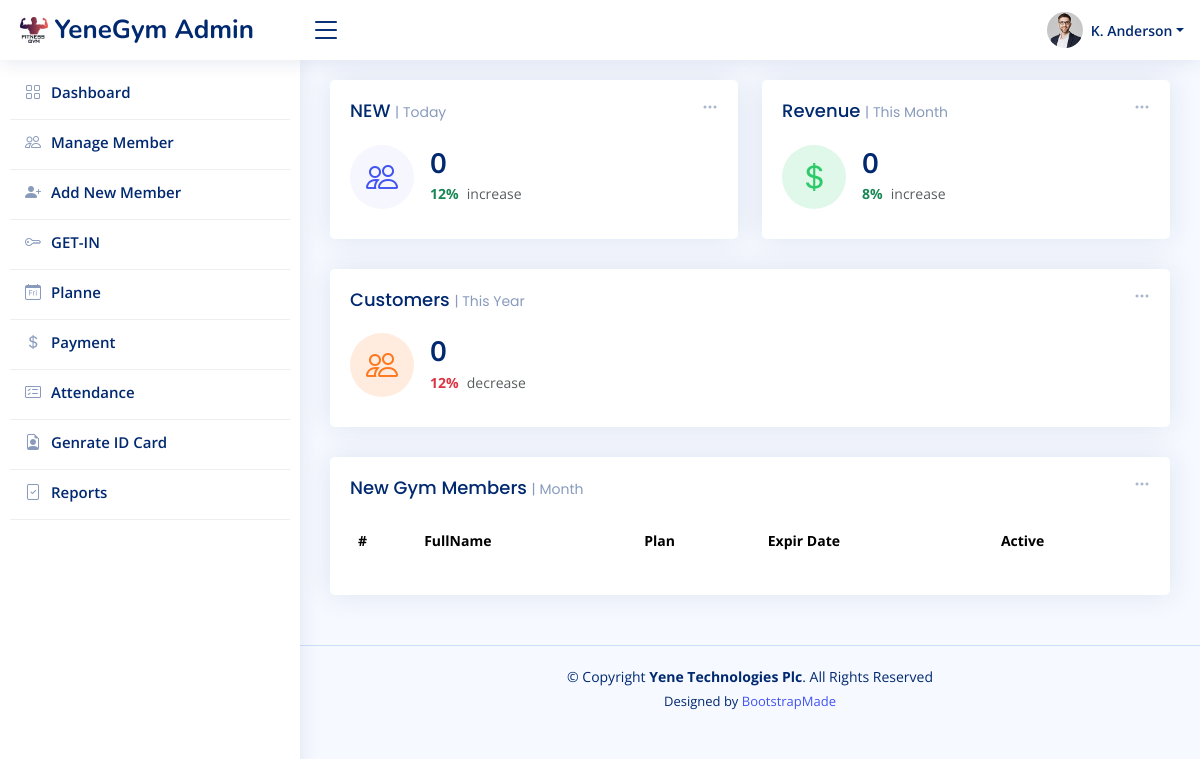
Before: / with the older database file.
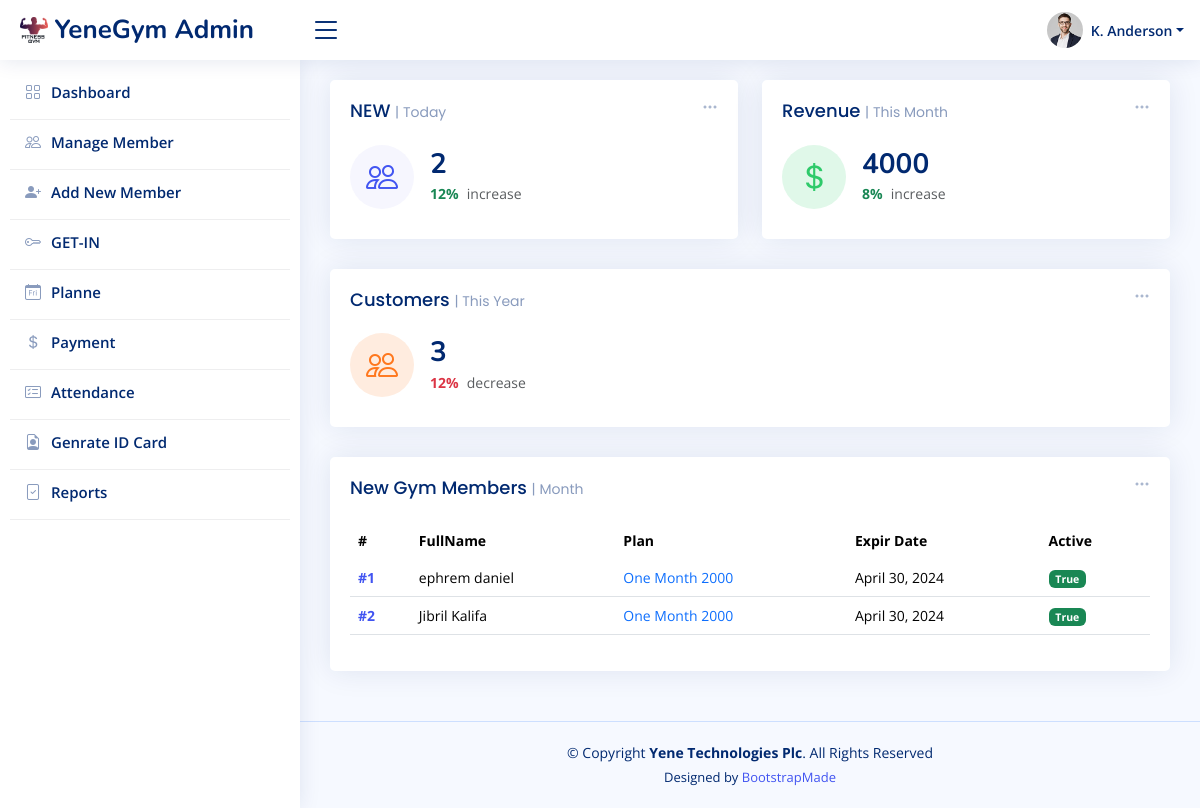
After: the same page with the newer database file.
### gymManagement/models.py (models this page shows)
class GymMember(models.Model):
    firstName=models.CharField(max_length=50)
    lastName=models.CharField(max_length=50)
    email=models.CharField(max_length=50)
    phone=models.CharField(max_length=14,default='0900000000')
    photo=models.ImageField(upload_to='upload/profile',blank=True,null=True)
    plan=models.ForeignKey(Plan,on_delete=models.SET_NULL,null=True,blank=True)
    joinedAt=models.DateField(default=datetime.date.today())
    paidAt=models.DateTimeField(default=datetime.datetime.today())
    active=models.BooleanField(default=True)
    def __str__(self) -> str:
        return self.firstName + " " + self.lastName

class Plan(models.Model):
    title=models.CharField(max_length=50)
    price=models.IntegerField(default=0)
    createdAt=models.DateTimeField(default=datetime.datetime.today())
    def __str__(self) -> str:
        return self.title + " " + str(self.price)

### gymManagement/views.py (the view)
# urls.py: 2. Add a URL to urlpatterns:  path('', views.home, name='home')
def home(request):
    newGymMembers=models.GymMember.objects.filter(joinedAt=datetime.date.today())
    gymMembers=models.GymMember.objects.filter(joinedAt__year=datetime.date.today().year)
    thisMonthGymMembers=models.GymMember.objects.filter(joinedAt__month=datetime.date.today().month)
    print(thisMonthGymMembers)
    thisMonthRevenue=0
    for thisMonthGymMember in thisMonthGymMembers:
        if thisMonthGymMember.plan.price:
            thisMonthRevenue+=thisMonthGymMember.plan.price
    context={
        'newGymMembers':newGymMembers.__len__(),
        'gymMembers':gymMembers.__len__(),
        'thisMonthGymMembers':thisMonthGymMembers,
        'thisMonthRevenue':thisMonthRevenue
    }
    {
    }
    return render(request,'index.html',context)

### gymManagement/templates/index.html (shortened to what this page needs)
{% extends 'base.html' %}
{% load static %}
{% block content %}
{% include 'nav.html' %}
  {% include 'aside.html'%}
  <main id="main" class="main">
    <section class="section dashboard">
      <div class="row">
        <div class="col-lg-12">
          <div class="row">
            <div class="col-xxl-4 col-md-6">
              <div class="card info-card sales-card">
                <div class="filter">
                  <a class="icon" href="#" data-bs-toggle="dropdown"><i class="bi bi-three-dots"></i></a>
                </div>
                <div class="card-body">
                  <h5 class="card-title">NEW <span>| Today</span></h5>
                  <div class="d-flex align-items-center">
                    <div class="card-icon rounded-circle d-flex align-items-center justify-content-center">
                      <i class="bi bi-people"></i>
                    </div>
                    <div class="ps-3">
                      <h6>{{newGymMembers}}</h6>
                      <span class="text-success small pt-1 fw-bold">12%</span> <span class="text-muted small pt-2 ps-1">increase</span>
                    </div>
                  </div>
                </div>
              </div>
            </div>
            <div class="col-xxl-4 col-md-6">
              <div class="card info-card revenue-card">
                <div class="filter">
                  <a class="icon" href="#" data-bs-toggle="dropdown"><i class="bi bi-three-dots"></i></a>
                </div>
                <div class="card-body">
                  <h5 class="card-title">Revenue <span>| This Month</span></h5>
                  <div class="d-flex align-items-center">
                    <div class="card-icon rounded-circle d-flex align-items-center justify-content-center">
                      <i class="bi bi-currency-dollar"></i>
                    </div>
                    <div class="ps-3">
                      <h6>{{thisMonthRevenue}}</h6>
                      <span class="text-success small pt-1 fw-bold">8%</span> <span class="text-muted small pt-2 ps-1">increase</span>
                    </div>
                  </div>
                </div>
              </div>
            </div>
            <div class="col-xxl-4 col-xl-12">
              <div class="card info-card customers-card">
                <div class="filter">
                  <a class="icon" href="#" data-bs-toggle="dropdown"><i class="bi bi-three-dots"></i></a>
                </div>
                <div class="card-body">
                  <h5 class="card-title">Customers <span>| This Year</span></h5>
                  <div class="d-flex align-items-center">
                    <div class="card-icon rounded-circle d-flex align-items-center justify-content-center">
                      <i class="bi bi-people"></i>
                    </div>
                    <div class="ps-3">
                      <h6>{{gymMembers}}</h6>
                      <span class="text-danger small pt-1 fw-bold">12%</span> <span class="text-muted small pt-2 ps-1">decrease</span>
                    </div>
                  </div>
                </div>
              </div>
            </div>
            <div class="col-12">
              <div class="card recent-sales overflow-auto">
                <div class="filter">
                  <a class="icon" href="#" data-bs-toggle="dropdown"><i class="bi bi-three-dots"></i></a>
                </div>
                <div class="card-body">
                  <h5 class="card-title">New Gym Members <span>| Month</span></h5>
                  <table class="table datatable">
                    <thead>
                      <tr>
                        <th scope="col">#</th>
                        <th scope="col">FullName</th>
                        <th scope="col">Plan</th>
                        <th scope="col">Expir Date</th>
                        <th scope="col">Active</th>
                      </tr>
                    </thead>
                    <tbody>
                      {% for thisMontGymMember in thisMonthGymMembers %}
                      <tr>
                        <th scope="row"><a href="#">#{{thisMontGymMember.pk}}</a></th>
                        <td>{{thisMontGymMember.firstName}} {{thisMontGymMember.lastName}}</td>
                        <td><a href="#" class="text-primary">{{thisMontGymMember.plan}}</a></td>
                        <td>{{thisMontGymMember.joinedAt}}</td>
                        <td><span class="badge bg-success">{{thisMontGymMember.active}}</span></td>
                      </tr>
                      {% endfor %}
                    </tbody>
                  </table>
                </div>
              </div>
            </div>
          </div>
        </div>
      </div>
    </section>
  </main>
{% endblock %}

### gymManagement/templates/base.html (shortened to what this page needs)
{%load static %}
<!DOCTYPE html>
<html lang="en">
<head>
  <link href="{% static 'assets/vendor/bootstrap/css/bootstrap.min.css' %}" rel="stylesheet">
  <link href="{% static 'assets/vendor/bootstrap-icons/bootstrap-icons.css' %}" rel="stylesheet">
  <link href="{% static 'assets/vendor/boxicons/css/boxicons.min.css' %}" rel="stylesheet">
  <link href="{% static 'assets/vendor/quill/quill.snow.css' %}" rel="stylesheet">
  <link href="{% static 'assets/vendor/quill/quill.bubble.css' %}" rel="stylesheet">
  <link href="{% static 'assets/vendor/remixicon/remixicon.css' %}" rel="stylesheet">
  <link href="{% static 'assets/vendor/simple-datatables/style.css' %}" rel="stylesheet">
  <link href="{% static 'assets/css/style.css' %}" rel="stylesheet">
</head>
<body>
    {% block content %}
    {% endblock %}
  <footer id="footer" class="footer">
    <div class="copyright">
      &copy; Copyright <strong><span>Yene Technologies Plc</span></strong>. All Rights Reserved
    </div>
    <div class="credits">
      Designed by <a href="https://bootstrapmade.com/">BootstrapMade</a>
    </div>
  </footer>
</body>
</html>

### gymManagement/templates/nav.html (shortened to what this page needs)
{% load static %}
<header id="header" class="header fixed-top d-flex align-items-center">
    <div class="d-flex align-items-center justify-content-between">
      <a href="{% url 'home' %}" class="logo d-flex align-items-center">
        <img src="{% static 'assets/img/logo.png' %}" alt="">
        <span class="d-none d-lg-block">YeneGym Admin</span>
      </a>
      <i class="bi bi-list toggle-sidebar-btn"></i>
    </div>
    <nav class="header-nav ms-auto">
      <ul class="d-flex align-items-center">
        <li class="nav-item dropdown pe-3">
          <a class="nav-link nav-profile d-flex align-items-center pe-0" href="#" data-bs-toggle="dropdown">
            <img src="{% static 'assets/img/profile-img.jpg' %}" alt="Profile" class="rounded-circle">
            <span class="d-none d-md-block dropdown-toggle ps-2">K. Anderson</span>
          </a>
        </li>
      </ul>
    </nav>
  </header>

### gymManagement/templates/aside.html
<aside id="sidebar" class="sidebar">
    <ul class="sidebar-nav" id="sidebar-nav">
      <li class="nav-item">
        <a class="nav-link collapsed" href="{% url 'home' %}">
          <i class="bi bi-grid"></i>
          <span>Dashboard</span>
        </a>
      </li>
       <hr class="sidebar-divader">
      <li class="nav-item">
        <a class="nav-link collapsed" href="{% url 'manageMembers' %}">
          <i class="bi bi-people"></i><span>Manage Member</span>
        </a>
      </li>
      <hr class="sidebar-divader">
      <li class="nav-item">
        <a class="nav-link collapsed" href="{% url 'addNewMember' %}">
          <i class="bi bi-person-plus-fill"></i><span>Add New Member</span>
        </a>
      </li>
      <hr class="sidebar-divader">
      <li class="nav-item">
        <a class="nav-link collapsed" href="{% url 'getIn' %}">
          <i class="bi bi-key"></i><span>GET-IN</span>
        </a>
      </li>
      <hr class="sidebar-divader">
      <li class="nav-item">
        <a class="nav-link collapsed" href="{% url 'plan' %}">
          <i class="bi bi-calendar-day"></i><span>Planne</span>
        </a>
      </li>
      <hr class="sidebar-divader">
      <li class="nav-item">
        <a class="nav-link collapsed" href="{% url 'payment' %}">
          <i class="bi bi-currency-dollar"></i><span>Payment</span>
        </a>
      </li>
      <hr class="sidebar-divader">
      <li class="nav-item">
        <a class="nav-link collapsed" href="{% url 'attendance' %}">
          <i class="bi bi-card-checklist"></i><span>Attendance</span>
        </a>
      </li>
      <hr class="sidebar-divader">
      <li class="nav-item">
        <a class="nav-link collapsed" href="{% url 'generateIdCard' %}">
          <i class="bi bi-file-earmark-person"></i><span>Genrate ID Card</span>
        </a>
      </li>
      <hr class="sidebar-divader">
      <li class="nav-item">
        <a class="nav-link collapsed" href="{% url 'reports' %}">
          <i class="bi bi-file-check"></i><span>Reports</span>
        </a>
      </li>
      <hr class="sidebar-divader">
  </aside>

### static/assets/css/style.css (style rules this page uses)
:root { scroll-behavior: smooth; }
body { font-family: "Open Sans", sans-serif; background: #f6f9ff; color: #444444; }
a { color: #4154f1; text-decoration: none; }
h1, h2, h3, h4, h5, h6 { font-family: "Nunito", sans-serif; }
#main { margin-top: 60px; padding: 20px 30px; transition: all 0.3s; }
.sidebar-divader { color: #bcbcbe; margin: 0; flex: auto; padding: 0; }
.card { margin-bottom: 30px; border: none; border-radius: 5px; box-shadow: 0px 0 30px rgba(1, 41, 112, 0.1); }
.card-title { padding: 20px 0 15px 0; font-size: 18px; font-weight: 500; color: #012970; font-family: "Poppins", sans-serif; }
.card-title span { color: #899bbd; font-size: 14px; font-weight: 400; }
.card-body { padding: 0 20px 20px 20px; }
.logo { line-height: 1; }
@media (min-width: 1200px) { .logo { width: 280px; } }
.logo img { max-height: 26px; margin-right: 6px; }
.logo span { font-size: 26px; font-weight: 700; color: #012970; font-family: "Nunito", sans-serif; }
.header { transition: all 0.5s; z-index: 997; height: 60px; box-shadow: 0px 2px 20px rgba(1, 41, 112, 0.1); background-color: #fff; padding-left: 20px; }
.header .toggle-sidebar-btn { font-size: 32px; padding-left: 10px; cursor: pointer; color: #012970; }
.header-nav ul { list-style: none; }
.header-nav>ul { margin: 0; padding: 0; }
.header-nav .nav-profile { color: #012970; }
.header-nav .nav-profile img { max-height: 36px; }
.header-nav .nav-profile span { font-size: 14px; font-weight: 600; }
.sidebar { position: fixed; top: 60px; left: 0; bottom: 0; width: 300px; z-index: 996; transition: all 0.3s; padding: 10px; overflow-y: auto; scrollbar-width: thin; scrollbar-color: #aab7cf transparent; box-shadow: 0px 0px 20px rgba(1, 41, 112, 0.1); background-color: #fff; }
@media (min-width: 1200px) { #main, #footer { margin-left: 300px; } }
.sidebar-nav { padding: 0; margin: 0; list-style: none; }
.sidebar-nav li { padding: 0; margin: 0; list-style: none; }
.sidebar-nav .nav-item { margin-bottom: 5px; }
.sidebar-nav .nav-link { display: flex; align-items: center; font-size: 15px; font-weight: 600; color: #4154f1; transition: 0.3; background: #f6f9ff; padding: 10px 15px; border-radius: 4px; }
.sidebar-nav .nav-link i { font-size: 16px; margin-right: 10px; color: #4154f1; }
.sidebar-nav .nav-link.collapsed { color: #012970; background: #fff; }
.sidebar-nav .nav-link.collapsed i { color: #899bbd; }
.dashboard .filter { position: absolute; right: 0px; top: 15px; }
.dashboard .filter .icon { color: #aab7cf; padding-right: 20px; padding-bottom: 5px; transition: 0.3s; font-size: 16px; }
.dashboard .info-card { padding-bottom: 10px; }
.dashboard .info-card h6 { font-size: 28px; color: #012970; font-weight: 700; margin: 0; padding: 0; }
.dashboard .card-icon { font-size: 32px; line-height: 0; width: 64px; height: 64px; flex-shrink: 0; flex-grow: 0; }
.dashboard .sales-card .card-icon { color: #4154f1; background: #f6f6fe; }
.dashboard .revenue-card .card-icon { color: #2eca6a; background: #e0f8e9; }
.dashboard .customers-card .card-icon { color: #ff771d; background: #ffecdf; }
.dashboard .recent-sales { font-size: 14px; }
.dashboard .recent-sales .table thead { background: #f6f6fe; }
.dashboard .recent-sales .table thead th { border: 0; }
.footer { padding: 20px 0; font-size: 14px; transition: all 0.3s; border-top: 1px solid #cddfff; }
.footer .copyright { text-align: center; color: #012970; }
.footer .credits { padding-top: 5px; text-align: center; font-size: 13px; color: #012970; }

Changed rows visible on the page:
added GymMember: pk "1", firstName "ephrem", lastName "daniel", plan "One Month 2000", joinedAt "April 30, 2024", active "True"
added GymMember: pk "2", firstName "Jibril", lastName "Kalifa", plan "One Month 2000", joinedAt "April 30, 2024", active "True"
Other visible differences:
{{ newGymMembers }}: "0" → "2"
{{ thisMonthRevenue }}: "0" → "4000"
{{ gymMembers }}: "0" → "3"
